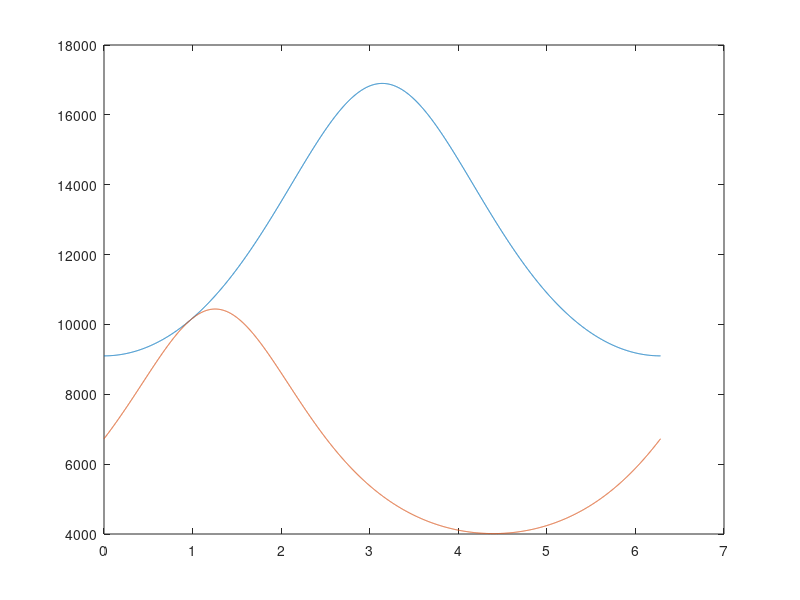

Recreate this plot in MATLAB. (Note: this script raises an error after producing the figure.)
clear; clc; close all;

rE = 6378.137;

a1 = 13000; e1 = 0.3;
a2 = 7226.58; e2 = 0.444819;
dw = deg2rad(301.901-50);

p1 = a1 * (1 - e1^2);
p2 = a2 * (1 - e2^2);

alpha=e2*cos(dw)-e1;
beta=e1*p2-e2*p1*cos(dw);
gamma=e1*e2*sin(dw);

A = 1 - 1/e1^2 - (alpha/gamma)^2;
B = 2*p1/e1^2 - 2*alpha*beta/gamma^2;
C = -((p1/e1)^2 + (beta/gamma)^2);

r_same_1 = (-B+sqrt(B^2 - 4*A*C))/(2*A);
r_same_2 = (-B-sqrt(B^2 - 4*A*C))/(2*A);
r_a = a2 * (1 + e2);




f = deg2rad(0:.1:360);
r1 = zeros(size(f)); r2 = r1;

for i=1:size(f,2)
    r1(i) = p1 / (1 + e1 * cos(f(i)));
    r2(i) = p2 / (1 + e2 * cos(f(i)-dw));
end

plot(f,r1); hold on;
plot(f,r2); hold on;
yline([r_same_1 r_same_2])














